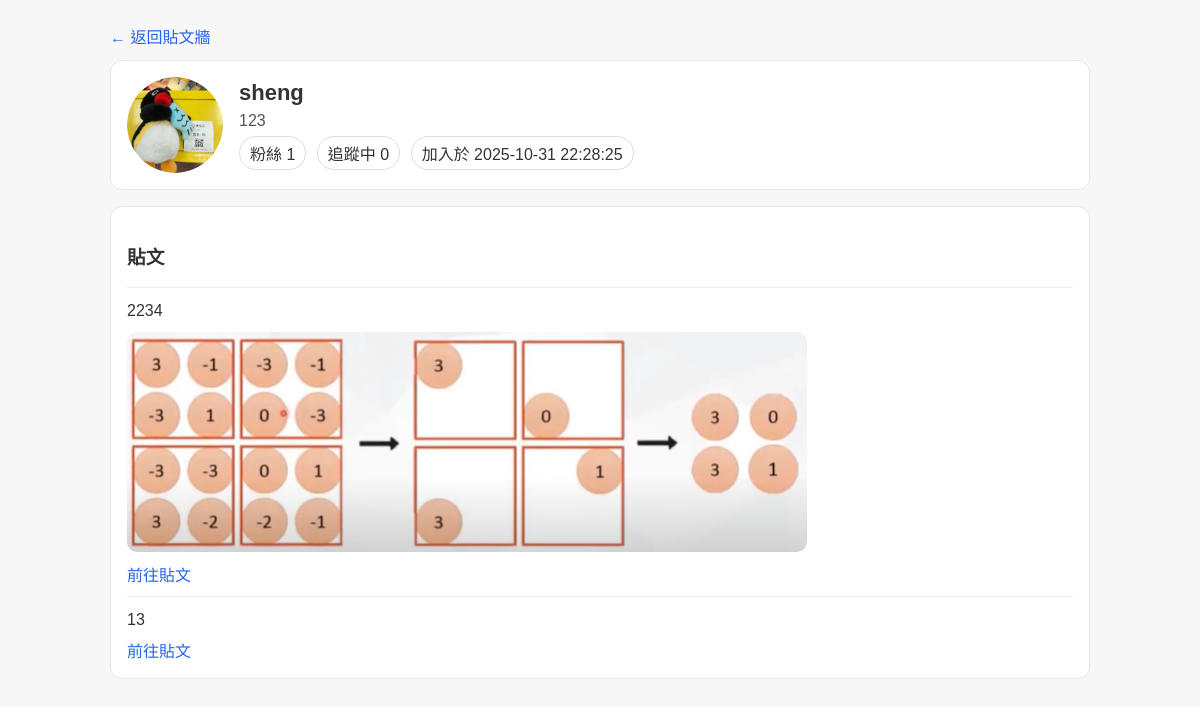
The app's page /u/4 (signed in) with its own data.
### tables this page shows
CREATE TABLE users (
            id INTEGER PRIMARY KEY AUTOINCREMENT,
            name TEXT NOT NULL,
            email TEXT NOT NULL UNIQUE,
            password_hash TEXT NOT NULL,
            created_at DATETIME DEFAULT (datetime('now','localtime'))
        , bio TEXT DEFAULT '', avatar_path TEXT DEFAULT '');

CREATE TABLE posts (
      id INTEGER PRIMARY KEY AUTOINCREMENT,
      user_id INTEGER NOT NULL,
      content TEXT NOT NULL,
      image_path TEXT,
      created_at TEXT NOT NULL DEFAULT (datetime('now','localtime'))
    );

### app.py (the view)
@app.route('/u/<int:uid>')
@login_required
def user_public(uid):
    conn = get_db()
    user = conn.execute('SELECT id, name, email, created_at, bio, avatar_path FROM users WHERE id=?', (uid,)).fetchone()
    if not user:
        conn.close()
        return "使用者不存在", 404
    follower_cnt = conn.execute('SELECT COUNT(*) AS c FROM follows WHERE followee_id=?', (uid,)).fetchone()['c']
    following_cnt = conn.execute('SELECT COUNT(*) AS c FROM follows WHERE follower_id=?', (uid,)).fetchone()['c']
    is_me = (uid == session['user_id'])
    is_following = False
    if not is_me:
        is_following = conn.execute('SELECT 1 FROM follows WHERE follower_id=? AND followee_id=?',
                                    (session['user_id'], uid)).fetchone() is not None
    posts = conn.execute('''
        SELECT id, content, image_path, created_at
        FROM posts
        WHERE user_id=?
        ORDER BY id DESC
        LIMIT 100
    ''', (uid,)).fetchall()
    conn.close()
    avatar = url_for('static', filename=user['avatar_path']) if user['avatar_path'] else url_for('static', filename='img/default-avatar.png')
    return render_template('user_public.html',
                           user={
                               "id": user['id'],
                               "name": user['name'],
                               "bio": user['bio'],
                               "avatar": avatar,
                               "created_at": user['created_at'],
                               "follower_cnt": follower_cnt,
                               "following_cnt": following_cnt,
                               "is_me": is_me,
                               "is_following": is_following
                           },
                           posts=[{
                               "id": p['id'],
                               "content": p['content'],
                               "image_url": (url_for('static', filename=p['image_path']) if p['image_path'] else None),
                               "created_at": p['created_at']
                           } for p in posts])

### app.py (called while the page is built)
def get_db():
    conn = sqlite3.connect(DB_PATH)
    conn.row_factory = sqlite3.Row
    return conn

def login_required(view_func):
    @wraps(view_func)
    def wrapped(*args, **kwargs):
        if not session.get('user_id'):
            flash('請先登入。')
            return redirect(url_for('login'))
        return view_func(*args, **kwargs)
    return wrapped

### templates/user_public.html (shortened to what this page needs)
<!DOCTYPE html>
<html lang="zh-TW">
<head>
</head>
<body>
<div class="wrap">
  <div style="margin-bottom:12px">
    <a class="link" href="{{ url_for('feed') }}">← 返回貼文牆</a>
  </div>
  <div class="header card">
    <img class="avatar" src="{{ user.avatar }}" alt="">
    <div style="flex:1">
      <div style="font-size:22px;font-weight:bold">{{ user.name }}</div>
      <div style="margin:6px 0;color:#555;white-space:pre-wrap">{{ user.bio or '' }}</div>
      <div>
        <span class="badge">粉絲 {{ user.follower_cnt }}</span>
        <span class="badge">追蹤中 {{ user.following_cnt }}</span>
        <span class="badge">加入於 {{ user.created_at }}</span>
      </div>
    </div>
  </div>
  <div class="card">
    <h3>貼文</h3>
    {% for p in posts %}
      <div style="border-top:1px solid #eee; padding-top:10px; margin-top:10px">
        {% if p.content %}
          <div style="white-space:pre-wrap; line-height:1.6">{{ p.content }}</div>
        {% endif %}
        {% if p.image_url %}
          <img class="post-img" src="{{ p.image_url }}" alt="">
        {% endif %}
        <div style="margin-top:6px"><a class="link" href="{{ url_for('post_detail', pid=p.id) }}">前往貼文</a></div>
      </div>
    {% else %}
      <div style="color:#666">尚無貼文</div>
    {% endfor %}
  </div>
</div>
</body>
</html>

### templates/user_public.html (style rules this page uses)
body { font-family:Arial,sans-serif;background:#f7f7f7;margin:24px;color:#333 }
a.link { color:#2563eb;text-decoration:none }
.wrap { max-width:980px;margin:0 auto }
.header { display:flex;gap:16px;align-items:center;margin-bottom:16px }
.avatar { width:96px;height:96px;border-radius:50%;object-fit:cover;background:#eee }
.badge { display:inline-block;border:1px solid #ddd;border-radius:999px;padding:4px 10px;margin-right:6px }
.card { background:#fff;border:1px solid #e5e7eb;border-radius:12px;padding:16px;margin-bottom:16px }
.post-img { width:100%;max-width:680px;border-radius:10px;margin-top:8px }

### records on screen
users: name "sheng", bio "123", created_at "2025-10-31 22:28:25"
posts: content "2234"
posts: content "13"

### other values on screen
{{ user.follower_cnt }} "1"
{{ user.following_cnt }} "0"
